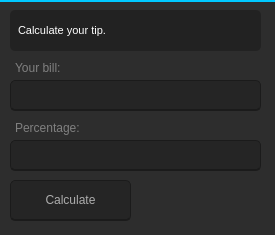
<?xml version="1.0" encoding="UTF-8"?>
<ui version="4.0">
 <class>TipCalculatorClass</class>
 <widget class="QMainWindow" name="TipCalculatorClass">
  <property name="geometry">
   <rect>
    <x>0</x>
    <y>0</y>
    <width>275</width>
    <height>235</height>
   </rect>
  </property>
  <property name="windowTitle">
   <string>TipCalculator</string>
  </property>
  <property name="styleSheet">
   <string notr="true">background-color:rgb(255, 255, 255,0);</string>
  </property>
  <widget class="QWidget" name="centralWidget">
   <property name="styleSheet">
    <string notr="true">
QWidget {
	background-color:rgb(45, 45, 45);
	border-top:2px solid rgb(0, 200, 255);
}</string>
   </property>
   <widget class="QPushButton" name="calculateButton">
    <property name="geometry">
     <rect>
      <x>10</x>
      <y>180</y>
      <width>121</width>
      <height>41</height>
     </rect>
    </property>
    <property name="styleSheet">
     <string notr="true">QPushButton {
border:1px solid rgb(27, 27, 27);
border-bottom:2px solid rgb(27, 27, 27);

background-color:rgb(37, 37, 37);
color:rgb(173, 173, 173);
border-radius:5px;
}

QPushButton:hover {
	color:white;
}

QPushButton:pressed {
	border-bottom:0px solid gray;
}</string>
    </property>
    <property name="text">
     <string>Calculate</string>
    </property>
   </widget>
   <widget class="QLineEdit" name="billInput">
    <property name="geometry">
     <rect>
      <x>10</x>
      <y>80</y>
      <width>251</width>
      <height>31</height>
     </rect>
    </property>
    <property name="font">
     <font>
      <pointsize>13</pointsize>
     </font>
    </property>
    <property name="styleSheet">
     <string notr="true">border:1px solid rgb(27, 27, 27);
border-bottom:2px solid rgb(27, 27, 27);

background-color:rgb(37, 37, 37);
color:rgb(173, 173, 173);
border-radius:5px;
padding:5px;</string>
    </property>
    <property name="text">
     <string/>
    </property>
   </widget>
   <widget class="QLabel" name="label">
    <property name="geometry">
     <rect>
      <x>10</x>
      <y>60</y>
      <width>251</width>
      <height>16</height>
     </rect>
    </property>
    <property name="styleSheet">
     <string notr="true">color:gray;
padding-left:2px;
border:none;</string>
    </property>
    <property name="text">
     <string>Your bill:</string>
    </property>
   </widget>
   <widget class="QLineEdit" name="percentInput">
    <property name="geometry">
     <rect>
      <x>10</x>
      <y>140</y>
      <width>251</width>
      <height>31</height>
     </rect>
    </property>
    <property name="font">
     <font>
      <pointsize>13</pointsize>
     </font>
    </property>
    <property name="styleSheet">
     <string notr="true">border:1px solid rgb(27, 27, 27);
border-bottom:2px solid rgb(27, 27, 27);

background-color:rgb(37, 37, 37);
color:rgb(173, 173, 173);
border-radius:5px;
padding:5px;</string>
    </property>
    <property name="text">
     <string/>
    </property>
   </widget>
   <widget class="QLabel" name="label_2">
    <property name="geometry">
     <rect>
      <x>10</x>
      <y>120</y>
      <width>251</width>
      <height>16</height>
     </rect>
    </property>
    <property name="styleSheet">
     <string notr="true">color:gray;
padding-left:2px;
border:none;</string>
    </property>
    <property name="text">
     <string>Percentage:</string>
    </property>
   </widget>
   <widget class="QLabel" name="infoLabel">
    <property name="geometry">
     <rect>
      <x>10</x>
      <y>10</y>
      <width>251</width>
      <height>41</height>
     </rect>
    </property>
    <property name="font">
     <font>
      <pointsize>8</pointsize>
     </font>
    </property>
    <property name="styleSheet">
     <string notr="true">color:white;
background-color:rgb(10,10,10,80);
padding-left:5px;
border-radius:5px;
border:none;</string>
    </property>
    <property name="text">
     <string>Calculate your tip.</string>
    </property>
   </widget>
  </widget>
 </widget>
 <layoutdefault spacing="6" margin="11"/>
 <resources>
  <include location="TipCalculator.qrc"/>
 </resources>
 <connections/>
</ui>
